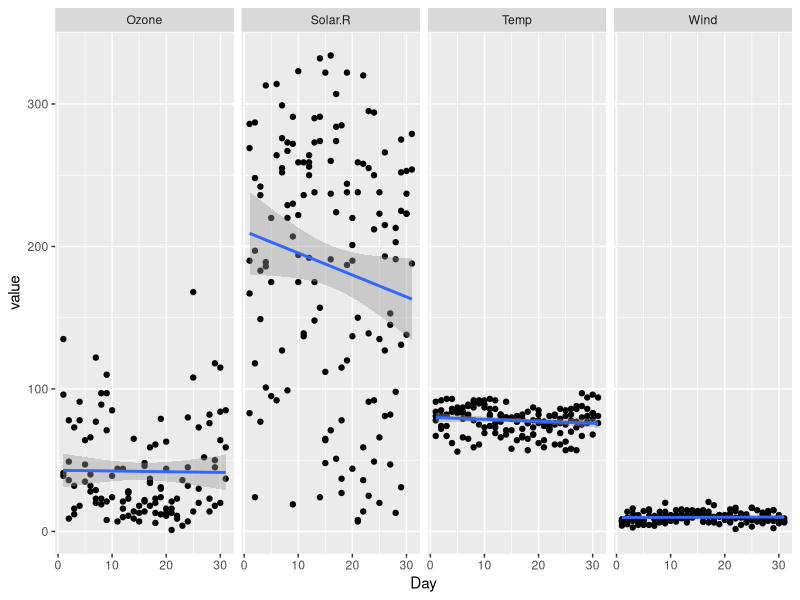

This chart was generated by the following R code:
## ---- chunk 1
knitr::opts_chunk$set(echo = TRUE, warning = F)
## ---- chunk 2
library(tidyverse)
# Example 1- Using a custom function in the split/apply/combine framework
# work with the built-in airquality dataset.
# This is kind of a bad example, as it could be accomplished without
# the custom function in a normal dplyr workflow.
# But, gets across the idea of applying a custom function. 
# A better example would use a custom function that doesn't rely on dplyr functions. 

# The main restrictions when using custom functions in dplyr is that they must
# (1) Take in a data frame as input 
# (2) return a data frame as output
# (3) the output data frames must have the same # and names of columns, 
# so they can be combined back together

# Often, we want to center variables so that the mean of a variable is 0.
# Let's write a custom function to do that.
center.variable <- function(tidy.df) { 
  results.df <- tidy.df %>%
    mutate(centered.value = value - mean(value, na.rm = T)) %>%
    select(-value)
  return(results.df)
}

# We can apply that function to each subset created with group_by by using the 
# do() function. The "." signifies the output from the pipe above. 
centered.AQ <- airquality %>%
  gather(key = "measurement", value = "value", Ozone, Solar.R, Wind, Temp) %>%
  group_by(measurement) %>%
  do(center.variable(.)) %>%
  ungroup()
head(centered.AQ)
# and to check if the centering worked...
centered.AQ %>% 
  group_by(measurement) %>%
  summarise(mean.centered = mean(centered.value, na.rm = T))
# Good, those are 0 (within float). 
  
# Example 2-
# Running a bunch of stats on different subsets of the data.
# need the broom package to get model outputs as a tidy data frame
library(broom)

# Another bad example off the top of my head:
# do the measured variable show some trend throughout the month?
# Probably wouldn't do this in real life, but shows how to simultaneously fit
# linear models for all measured variables
lm.results <- airquality %>%
  gather(key = "measurement", value = "value", Ozone, Solar.R, Wind, Temp) %>%
  group_by(measurement) %>%
  do(tidy(lm(value ~ Day, data = .))) %>%
  ungroup()
lm.results

# And, just to show the integration with ggplot
lm.plot <- airquality %>%
  gather(key = "measurement", value = "value", Ozone, Solar.R, Wind, Temp) %>%
  ggplot(data = ., aes(x = Day, y = value)) +
  geom_point() +
  geom_smooth(method = "lm") +
  facet_grid(. ~ measurement)
lm.plot

# Nice thing is that the lm smoother in ggplot is the base R one, so the slopes and intercepts 
# in the lm.results table are the same as the lines in the lm.plot. 
